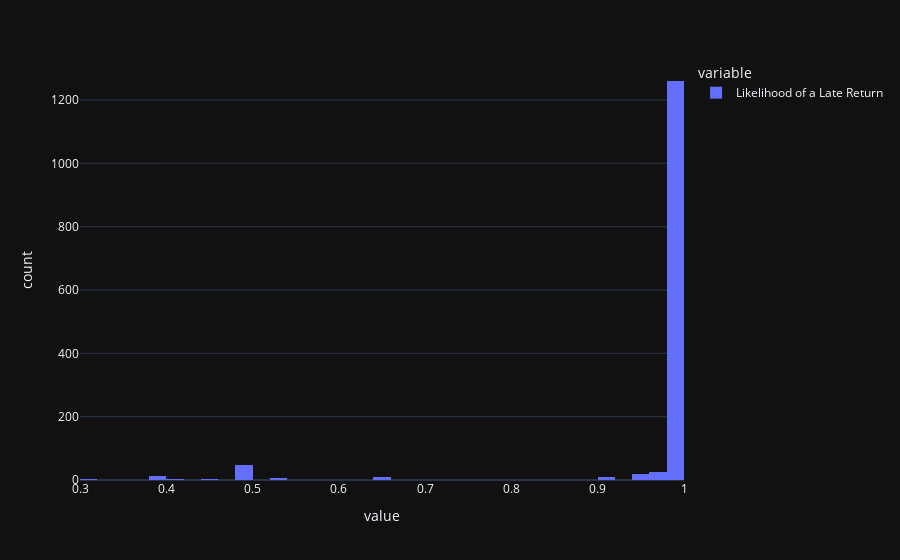

The notebook cell saved with this chart:
### Markdown cell above
## Final Result

The final result obtained from the winner model - the likelihood that a book will be returned late, presented in the form of histogram.

### Code cell
p = winner.predict_proba(x_reduced)[:,1]
px.histogram(pd.DataFrame({'Likelihood of a Late Return': p}))

### Figure 1 — Plotly figure (JSON) as saved in the notebook; plotly's stock layout.template omitted (floating-point values rounded to 4 significant figures; data arrays with more than 128 entries replaced by an {"elided": "..."} marker saying what was removed)
{"data": [{"alignmentgroup": "True", "bingroup": "x", "hovertemplate": "variable=Likelihood of a Late Return<br>value=%{x}<br>count=%{y}<extra></extra>", "legendgroup": "Likelihood of a Late Return", "marker": {"color": "#636efa", "pattern": {"shape": ""}}, "name": "Likelihood of a Late Return", "offsetgroup": "Likelihood of a Late Return", "orientation": "v", "showlegend": true, "x": {"elided": "1398 float values"}, "xaxis": "x", "yaxis": "y", "type": "histogram"}], "layout": {"xaxis": {"anchor": "y", "domain": [0.0, 1.0], "title": {"text": "value"}}, "yaxis": {"anchor": "x", "domain": [0.0, 1.0], "title": {"text": "count"}}, "legend": {"title": {"text": "variable"}, "tracegroupgap": 0}, "margin": {"t": 60}, "barmode": "relative"}}
